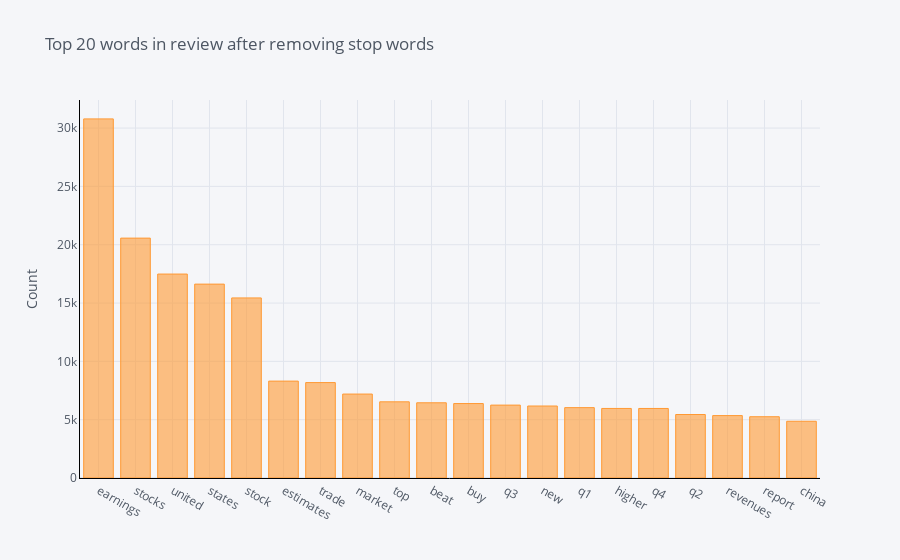

This figure's notebook cell:
### Code cell
def get_top_n_words(corpus, n=None):
    vec = CountVectorizer().fit(corpus)
    bag_of_words = vec.transform(corpus)
    sum_words = bag_of_words.sum(axis=0) 
    words_freq = [(word, sum_words[0, idx]) for word, idx in vec.vocabulary_.items()]
    words_freq =sorted(words_freq, key = lambda x: x[1], reverse=True)
    return words_freq[:n]


common_words = get_top_n_words(df_final['title'], 20)
for word, freq in common_words:
    print(word, freq)
df1 = pd.DataFrame(common_words, columns = ['title' , 'count'])
df1.groupby('title').sum()['count'].sort_values(ascending=False).iplot(
    kind='bar', yTitle='Count', linecolor='black', title='Top 20 words in review after removing stop words')

### Figure 1 — Plotly figure (JSON) as saved in the notebook; plotly's stock layout.template omitted (floating-point values rounded to 4 significant figures)
{"data": [{"marker": {"color": "rgba(255, 153, 51, 0.6)", "line": {"color": "rgba(255, 153, 51, 1.0)", "width": 1}}, "name": "count", "orientation": "v", "text": "", "type": "bar", "x": ["earnings", "stocks", "united", "states", "stock", "estimates", "trade", "market", "top", "beat", "buy", "q3", "new", "q1", "higher", "q4", "q2", "revenues", "report", "china"], "y": [30787, 20567, 17485, 16622, 15438, 8308, 8180, 7197, 6531, 6448, 6382, 6250, 6173, 6033, 5963, 5962, 5443, 5351, 5254, 4863]}], "layout": {"legend": {"bgcolor": "#F5F6F9", "font": {"color": "#4D5663"}}, "paper_bgcolor": "#F5F6F9", "plot_bgcolor": "#F5F6F9", "title": {"font": {"color": "#4D5663"}, "text": "Top 20 words in review after removing stop words"}, "xaxis": {"gridcolor": "#E1E5ED", "linecolor": "black", "showgrid": true, "tickfont": {"color": "#4D5663"}, "title": {"font": {"color": "#4D5663"}, "text": ""}, "zerolinecolor": "#E1E5ED"}, "yaxis": {"gridcolor": "#E1E5ED", "linecolor": "black", "showgrid": true, "tickfont": {"color": "#4D5663"}, "title": {"font": {"color": "#4D5663"}, "text": "Count"}, "zerolinecolor": "#E1E5ED"}}}
